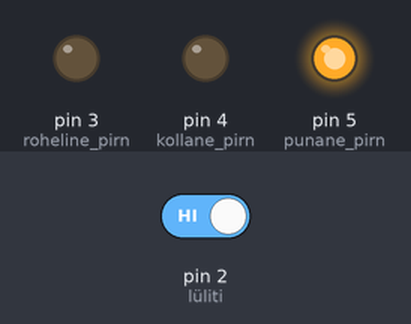
Recording of a sketch running on a simulated Arduino Uno, built with avr-gcc and run on an emulated ATmega328P. Shown: output pins drawn as LEDs (lit = HIGH). The test bench sets the inputs (shaded band); at power-on: pin 2 (lüliti) HIGH.

Above: at 7.3 s.
7.4 s: pin 2 (lüliti) driven LOW
At 10.4 s:
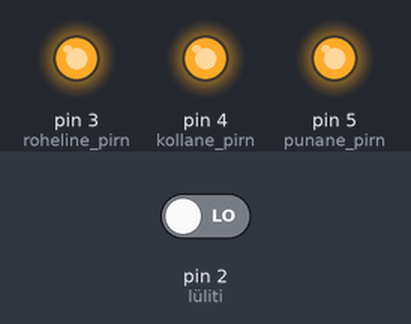
11.5 s: pin 2 (lüliti) driven HIGH
At 13.1 s:
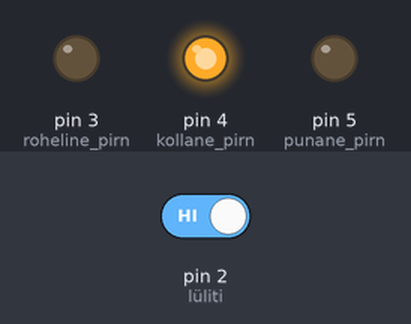
Timing chart, 0 to 25.6 s (numbered marks = the images above; inputs shaded):
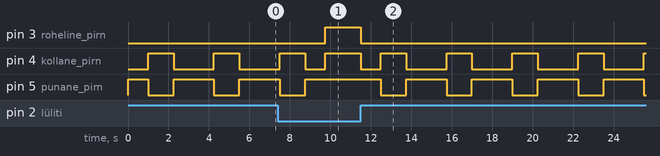

Measured:
- after the input at 7.4 s, pin 3 (roheline_pirn): LOW → HIGH after 2.4 s; pin 5 (punane_pirn): goes on until 8.8 s, then stays HIGH
- after the input at 11.5 s, pin 3 (roheline_pirn): HIGH → LOW at once; pin 4 (kollane_pirn): HIGH → LOW at once, then repeats every 3.3 s: HIGH 1.3 s, LOW 2.0 s; pin 5 (punane_pirn): alternates HIGH for 2.0 s and LOW for 1.3 s, starting after 1.0 s
- by itself, pin 4 (kollane_pirn): alternates HIGH for 1.3 s and LOW for 2.0 s

The sketch:

_002_Spaceship_interface.ino
```cpp
/*
 */
int switchState = 0; //muutuja

void setup() {
  pinMode(3,OUTPUT);//roheline pirn
  pinMode(4,OUTPUT);//kollane pirn
  pinMode(5,OUTPUT);//punane pirn
  pinMode(2,INPUT);//lüliti
}

// the loop function runs over and over again forever
void loop() {
  switchState = digitalRead(2);//Muutuja väärtuseks on lüliti seisund

  if(switchState == LOW){//Kui lüliti ei ole alla vajutatud
     digitalWrite(3, HIGH);//roheline
     digitalWrite(4, HIGH);//kollane
     digitalWrite(5, HIGH);//punane
   }
   else{
     digitalWrite(3, LOW);//roheline
     digitalWrite(4, LOW);//kollane
     digitalWrite(5, HIGH);//punane

     delay(1000);
     digitalWrite(4, HIGH);//kollane
     digitalWrite(5, LOW);//punane
     delay(1000);

     delay(250);
     digitalWrite(4, LOW);//kollane
     digitalWrite(5, HIGH);//punane
     delay(1000);
   }
}
```
